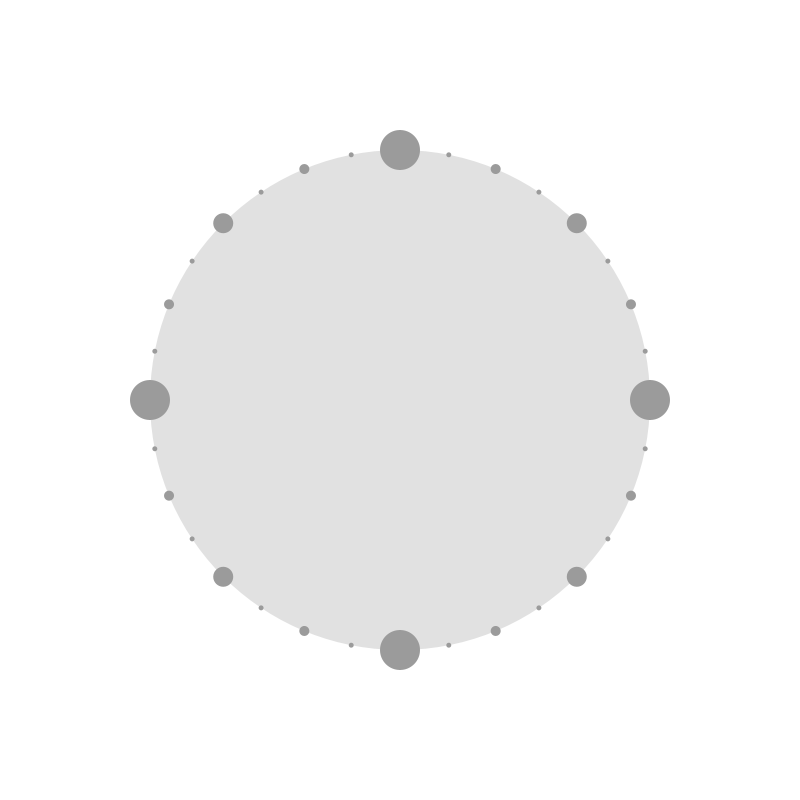
Frame 1 (no input)
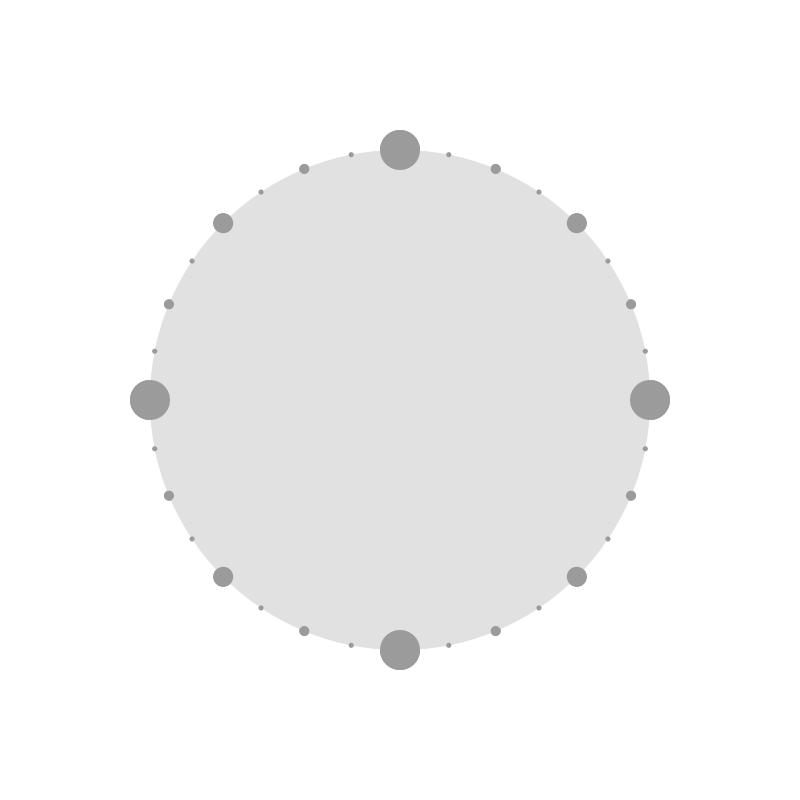
Frame 2 (the mouse pressed at the canvas centre, redrawn once)

The Processing sketch that drew these frames (run headless with seeded random() and noise(); the mouse was pressed at the canvas centre and the sketch redrawn once):

// Processing sketch: example01
// ── example01.pde
void setup() { size(800, 800); noLoop(); noStroke(); background(255); }

void draw()             // что-это-о-чём-вообще? - читать в Binariya\EXQ.pdf, задача 8A
{   
  float p = 2 * PI,     // полный оборот: 360 градусов = 2 * PI радиан
        h = p / 2,      // половина полного оборота  
        r = 250,        // радиус большого круга
        rm = 20,        // стартовый радиус для маленьких кругов
        cx = width / 2, cy = height / 2, a;

  fill(225); circ(cx, cy, r); fill(155);   

  for (a = 0; a < p; a += h / 2) circ(cx - r * cos(a), cy + r * sin(a), rm);  
  rm *= 0.5;

  for (a = h / 4; a < p; a += h / 2) circ(cx - r * cos(a), cy + r * sin(a), rm);  
  rm *= 0.5;

  for (a = h / 8; a < p; a += h / 4) circ(cx - r * cos(a), cy + r * sin(a), rm);  
  rm *= 0.5;

  for (a = h / 16; a < p; a += h / 8) circ(cx - r * cos(a), cy + r * sin(a), rm);  
}

void circ(float x, float y, float r) { ellipse(x, y, r * 2, r * 2); }
